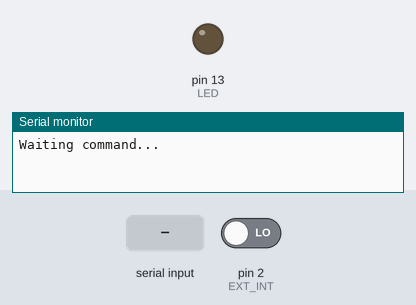
Bench run of a sketch on a simulated Arduino Uno, built with avr-gcc and run on an emulated ATmega328P. On the bench: output pins drawn as LEDs (lit = HIGH), the last lines printed to the serial monitor. The inputs (shaded band) are chosen by the test bench; at power-on: pin 2 (EXT_INT) LOW.

Above: at 1.2 s.
1.3 s: pin 2 (EXT_INT) driven HIGH
2.8 s: "1" received over Serial
At 3.5 s:
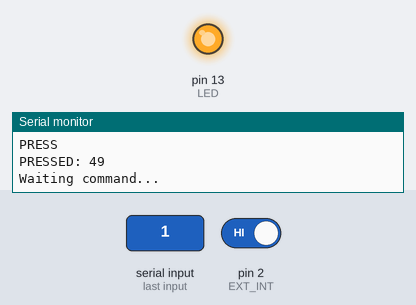
4.3 s: byte 32 (32) received over Serial
Timing chart, 0 to 7.3 s (numbered marks = the images above; inputs shaded):
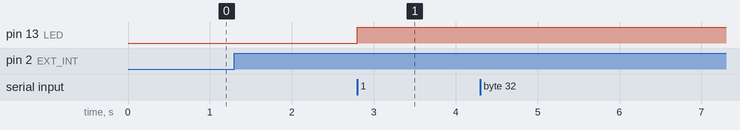

The sketch:

ExtInterrupt.ino
```cpp
/*
 Name:		ExternalInterrupt.ino
 Created:	11.10.2016 17:32:52
 Author:	sitymchenko
*/

const long  DR_HARDWARE_COM = 38400;	// Data rate for hardware COM, bps
const int	LED = 13;
const int	EXT_INT = 2;

bool isReadPulseDuration = false;	// Flag for read pulse duration
unsigned long lPulseDuration;		// Pulse duration
unsigned long lCurrCount, lTime;

volatile int state = LOW;
volatile unsigned long lCount = 0;

// the setup function runs once when you press reset or power the board
void setup()
{
	pinMode(LED, OUTPUT);
	pinMode(EXT_INT, INPUT);
	attachInterrupt(0, blink, CHANGE); // 0 = pin 2, 1 = pin 3

	Serial.begin(DR_HARDWARE_COM);
}

// the loop function runs over and over again until power down or reset
void loop()
{
	int   nInpByte;

	digitalWrite(LED, state);

	// Ожидание команды из последовательного порта
	Serial.println("Waiting command...");

	while (Serial.available() <= 0) {
//		if (isReadPulseDuration) {
//			lPulseDuration = pulseIn(EXT_INT, HIGH);
//			Serial.print("\tPulse, mcs = ");	Serial.println(lPulseDuration);
//		}
	};

	Serial.print("PRESSED: ");
	// считываем байт данных
	nInpByte = Serial.read();
	Serial.println(nInpByte);

	// анализируем команду
	if (nInpByte == 32) // SPACE - calculate pulse and elapsed time
	{
		lCurrCount = lCount;

		Serial.print("\tCOUNT = ");	Serial.print(lCurrCount, 10);
		Serial.print("\tTIME = ");	Serial.println(millis() - lTime);
		lCurrCount = lCount = 0;
		lTime = millis();
	}
	else if (nInpByte == 49) // 1 - start/stop reading pulse duration
			isReadPulseDuration = !isReadPulseDuration;
}

void blink()
{
	state = !state;
	lCount++;
	Serial.println("PRESS");
}
```

Measured:
- after the input at 2.8 s, pin 13 (LED): LOW → HIGH at once
